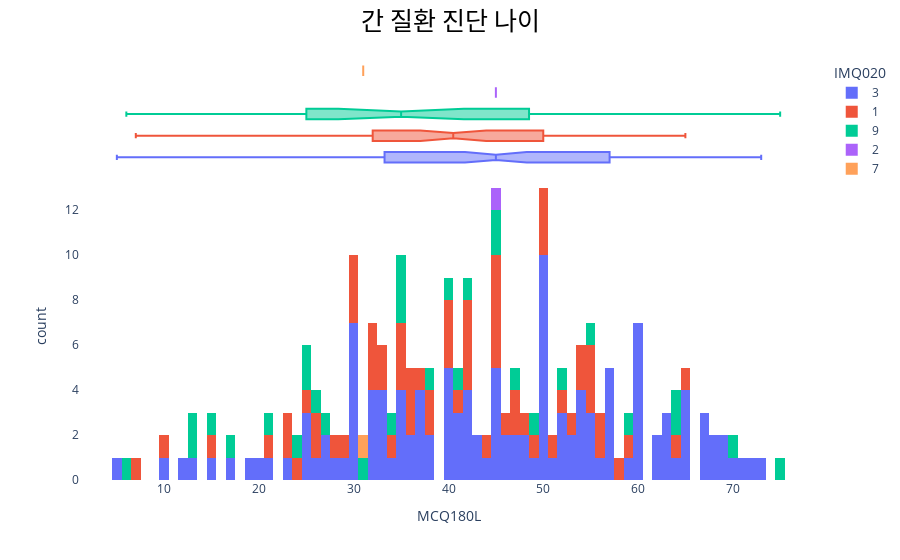

Notebook code cell kept with this figure:
### Code cell
# histogram of insulin
fig = px.histogram(m, x="MCQ180L", color="IMQ020" , marginal='box')
fig.update_layout(title_text="간 질환 진단 나이",
                  title_x = 0.5,
                  title_xanchor = 'center',
                  title_font_size = 25,
                  title_font_color = 'black',
                  title_font_family = 'NanumSquare',
                  plot_bgcolor='#ffffff')
fig.show()

### Figure 1 — Plotly figure (JSON) as saved in the notebook; plotly's stock layout.template omitted (floating-point values rounded to 4 significant figures; data arrays with more than 128 entries replaced by an {"elided": "..."} marker saying what was removed)
{"data": [{"alignmentgroup": "True", "bingroup": "x", "hovertemplate": "IMQ020=3<br>MCQ180L=%{x}<br>count=%{y}<extra></extra>", "legendgroup": "3", "marker": {"color": "#636efa", "pattern": {"shape": ""}}, "name": "3", "offsetgroup": "3", "orientation": "v", "showlegend": true, "type": "histogram", "x": {"elided": "3517 int values"}, "xaxis": "x", "yaxis": "y"}, {"alignmentgroup": "True", "hovertemplate": "IMQ020=3<br>MCQ180L=%{x}<extra></extra>", "legendgroup": "3", "marker": {"color": "#636efa"}, "name": "3", "notched": true, "offsetgroup": "3", "showlegend": false, "type": "box", "x": {"elided": "3517 int values"}, "xaxis": "x2", "yaxis": "y2"}, {"alignmentgroup": "True", "bingroup": "x", "hovertemplate": "IMQ020=1<br>MCQ180L=%{x}<br>count=%{y}<extra></extra>", "legendgroup": "1", "marker": {"color": "#EF553B", "pattern": {"shape": ""}}, "name": "1", "offsetgroup": "1", "orientation": "v", "showlegend": true, "type": "histogram", "x": {"elided": "5230 int values"}, "xaxis": "x", "yaxis": "y"}, {"alignmentgroup": "True", "hovertemplate": "IMQ020=1<br>MCQ180L=%{x}<extra></extra>", "legendgroup": "1", "marker": {"color": "#EF553B"}, "name": "1", "notched": true, "offsetgroup": "1", "showlegend": false, "type": "box", "x": {"elided": "5230 int values"}, "xaxis": "x2", "yaxis": "y2"}, {"alignmentgroup": "True", "bingroup": "x", "hovertemplate": "IMQ020=9<br>MCQ180L=%{x}<br>count=%{y}<extra></extra>", "legendgroup": "9", "marker": {"color": "#00cc96", "pattern": {"shape": ""}}, "name": "9", "offsetgroup": "9", "orientation": "v", "showlegend": true, "type": "histogram", "x": {"elided": "968 int values"}, "xaxis": "x", "yaxis": "y"}, {"alignmentgroup": "True", "hovertemplate": "IMQ020=9<br>MCQ180L=%{x}<extra></extra>", "legendgroup": "9", "marker": {"color": "#00cc96"}, "name": "9", "notched": true, "offsetgroup": "9", "showlegend": false, "type": "box", "x": {"elided": "968 int values"}, "xaxis": "x2", "yaxis": "y2"}, {"alignmentgroup": "True", "bingroup": "x", "hovertemplate": "IMQ020=2<br>MCQ180L=%{x}<br>count=%{y}<extra></extra>", "legendgroup": "2", "marker": {"color": "#ab63fa", "pattern": {"shape": ""}}, "name": "2", "offsetgroup": "2", "orientation": "v", "showlegend": true, "type": "histogram", "x": {"elided": "453 int values"}, "xaxis": "x", "yaxis": "y"}, {"alignmentgroup": "True", "hovertemplate": "IMQ020=2<br>MCQ180L=%{x}<extra></extra>", "legendgroup": "2", "marker": {"color": "#ab63fa"}, "name": "2", "notched": true, "offsetgroup": "2", "showlegend": false, "type": "box", "x": {"elided": "453 int values"}, "xaxis": "x2", "yaxis": "y2"}, {"alignmentgroup": "True", "bingroup": "x", "hovertemplate": "IMQ020=7<br>MCQ180L=%{x}<br>count=%{y}<extra></extra>", "legendgroup": "7", "marker": {"color": "#FFA15A", "pattern": {"shape": ""}}, "name": "7", "offsetgroup": "7", "orientation": "v", "showlegend": true, "type": "histogram", "x": [null, null, null, null, null, null, 31], "xaxis": "x", "yaxis": "y"}, {"alignmentgroup": "True", "hovertemplate": "IMQ020=7<br>MCQ180L=%{x}<extra></extra>", "legendgroup": "7", "marker": {"color": "#FFA15A"}, "name": "7", "notched": true, "offsetgroup": "7", "showlegend": false, "type": "box", "x": [null, null, null, null, null, null, 31], "xaxis": "x2", "yaxis": "y2"}], "layout": {"barmode": "relative", "legend": {"title": {"text": "IMQ020"}, "tracegroupgap": 0}, "margin": {"t": 60}, "plot_bgcolor": "#ffffff", "title": {"font": {"color": "black", "family": "NanumSquare", "size": 25}, "text": "간 질환 진단 나이", "x": 0.5, "xanchor": "center"}, "xaxis": {"anchor": "y", "domain": [0, 1], "title": {"text": "MCQ180L"}}, "xaxis2": {"anchor": "y2", "domain": [0, 1], "matches": "x", "showgrid": true, "showticklabels": false}, "yaxis": {"anchor": "x", "domain": [0, 0.7326], "title": {"text": "count"}}, "yaxis2": {"anchor": "x2", "domain": [0.7426, 1], "matches": "y2", "showgrid": false, "showline": false, "showticklabels": false, "ticks": ""}}}
